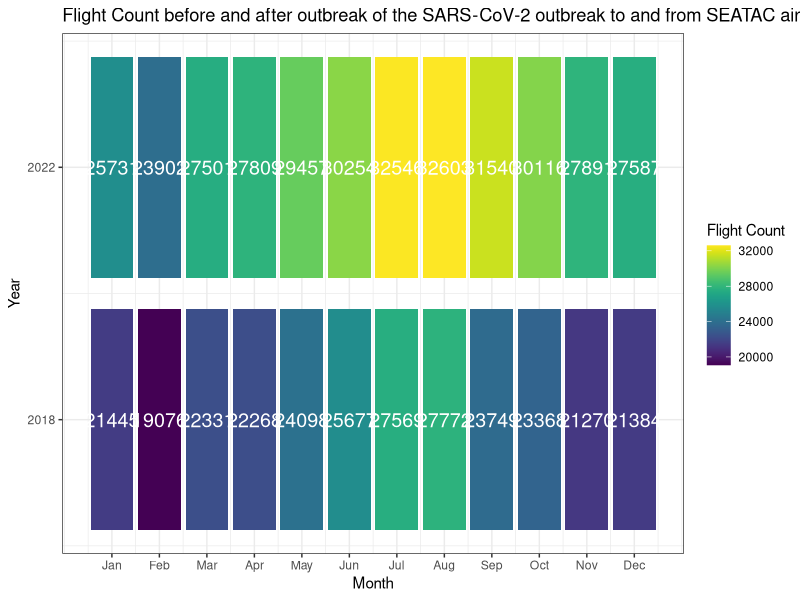
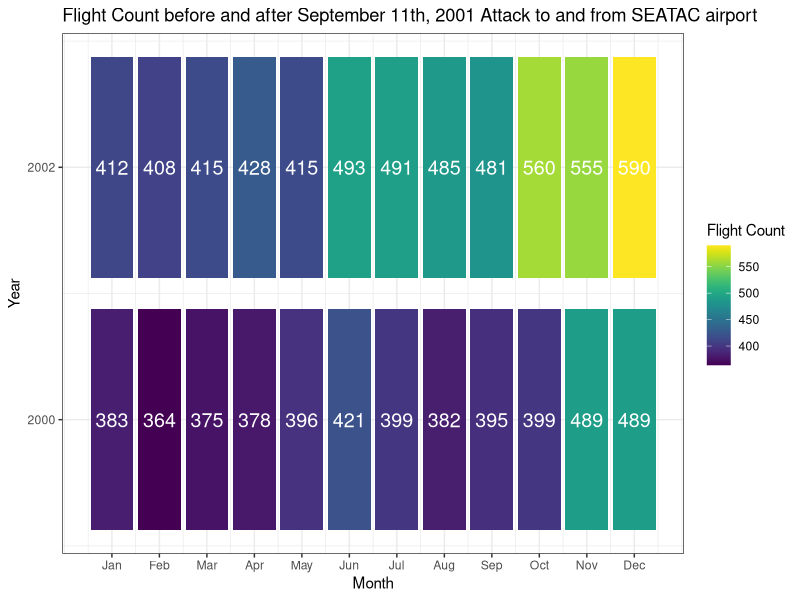

These figures' R source, in order:
library('dplyr')
library('ggplot2')
library('reshape2')
library('viridis')

df <- read.csv('full_dataset.csv')
group <- group_by(df, month, year)
combined_monthly <- summarize(group, FlightCount = sum(Flights))
covid <- filter(combined_monthly, year > 2010)
nine_eleven <- filter(combined_monthly, year < 2010)
melted_covid <- melt(covid, id.vars = c("year", "month"), measure.vars = "FlightCount")
melted_nine <- melt(nine_eleven, id.vars = c("year", "month"), measure.vars = "FlightCount")



viz <- ggplot(melted_covid, aes(x = month, y = year, fill = value)) +
  geom_tile(width = 0.9, height = 3.5) +
  labs(x = "Month", y = "Year", fill = "Flight Count", title = 'Flight Count before and after outbreak of the SARS-CoV-2 outbreak to and from SEATAC airport') +
  theme_bw()


viz2 <- ggplot(melted_nine, aes(x = month, y = year, fill = value)) +
  geom_tile(width = 0.9, height = 1.75) +
  labs(x = "Month", y = "Year", fill = "Flight Count", title = 'Flight Count before and after September 11th, 2001 Attack to and from SEATAC airport') +
  theme_bw()

# Modify the X-axis labels for both plots
viz <- viz + scale_x_continuous(breaks = 1:12, labels = month.abb)
viz2 <- viz2 + scale_x_continuous(breaks = 1:12, labels = month.abb)
viz <- viz + scale_y_continuous(breaks = c(2018, 2022), labels = c('2018', '2022'))
viz2 <- viz2 + scale_y_continuous(breaks = c(2000, 2002), labels = c('2000', '2002'))

viz <- viz + geom_text(aes(label = value), color = "white", size = 5)
viz2 <- viz2 + geom_text(aes(label = value), color = "white", size = 5)

viz <- viz + scale_fill_viridis()
viz2 <- viz2 + scale_fill_viridis()


